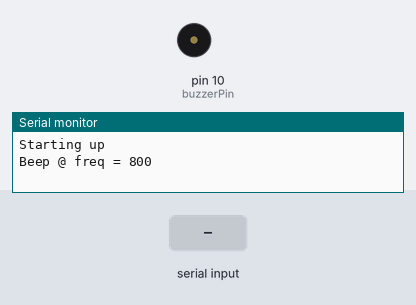
Recording of a sketch running on a simulated Arduino Uno, built with avr-gcc and run on an emulated ATmega328P. On the bench: buzzer (waves = sounding), the last lines printed to the serial monitor. Inputs (shaded band) come from the test bench.

Above: at 2.2 s.
2.3 s: "1" received over Serial
At 4.06 s:
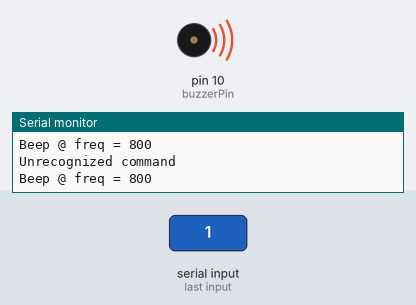
Timing chart, 0 to 11.3 s (numbered marks = the images above; inputs shaded):
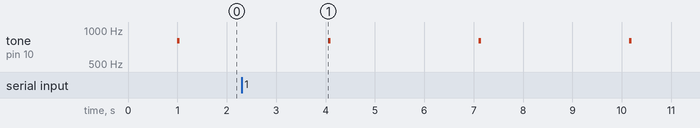

The sketch:

speaker.ino
```cpp
// Speaker
// Arduino UNO
// Sparkfun MP3 shield
// Play sound from the MP3 Shield

/*
Tests:
twoWave8:
20cm, 30, 40, 50
*/

// CONTROL DEFINES:
// #define USE_SPEAKER
#define USE_BUZZER

// ***** SHARED:
int triggerPin = 5; // Start reading
int toneDuration = 50; // How long to play for

// ***** FOR THE SPEAKER:
#ifdef USE_SPEAKER

	// ***** Includes
	#include <SPI.h>
	#include <FreeStack.h>
	#include <MinimumSerial.h>
	#include <SysCall.h>
	#include <BlockDriver.h>
	#include <SdFat.h>
	#include <SdFatConfig.h>
	#include "SFEMP3Shield.h"

	// ***** Vars
	SFEMP3Shield mp3Shield;
	SdFat sd;
	int mp3Shield_sdPin = 9;

	// ***** Funcs
	void initSpeaker() {
		// Modifications:
		if(!sd.begin(SD_SEL, SPI_FULL_SPEED)) sd.initErrorHalt();
		if(!sd.chdir("/")) sd.errorHalt("sd.chdir");

		int result = mp3Shield.begin();
		if (result != 0) {
			Serial.print(F("Error code: "));
	    	Serial.print(result);
	    	Serial.println(F(" when trying to start MP3 player"));
	    	if( result == 6 ) {
	      		Serial.println(F("Warning: patch file not found, skipping.")); // can be removed for space, if needed.
	      		Serial.println(F("Use the \"d\" command to verify SdCard can be read")); // can be removed for space, if needed.
	    	}
		}
		mp3Shield.setVolume((uint16_t)255); // 0 to 255
		mp3Shield.setMonoMode((uint16_t)3); // 0 to 3 (?)
	}
	void play() {
		Serial.println("Playing...");

		digitalWrite(triggerPin, HIGH);
		int result = mp3Shield.playTrack((byte)1); // Needs to be a byte!! // track_0003
		if (result != 0) {
			Serial.println("Error playing track");
		}

	    delay(toneDuration);

	    Serial.println("Stopping...");
		mp3Shield.stopTrack();
		digitalWrite(triggerPin, LOW);
	    delay(3000);
	}
#endif

#ifdef USE_BUZZER

	// ***** FOR THE BUZZER:

	int buzzerPin = 10; // For passive buzzer. Also used to read source wave
	int toneFreq = 800; // Hz

	void initSpeaker() {
		pinMode(triggerPin, OUTPUT);
		pinMode(buzzerPin, OUTPUT);
	}

	void play() {
		if (Serial.available()) {
			char c = Serial.read();
			switch (c) {
				case '=':
					toneFreq += 50;
					break;
				case '-':
					toneFreq -= 50;
					break;
				default:
					Serial.println("Unrecognized command");
			}
		}

		Serial.println("Beep @ freq = " + String(toneFreq));
		digitalWrite(triggerPin, HIGH);
		tone(buzzerPin, toneFreq);

		delay(toneDuration);

		digitalWrite(triggerPin, LOW);
		noTone(buzzerPin);
		delay(3000);
	}

#endif

// ***** MAIN CODE (tiny!)

void setup() {
	Serial.begin(115200);
	Serial.println("Starting up");

	initSpeaker(); // Conditionally defined

    delay(1000);
}

void loop() {
	play();
}
```

Measured:
- by itself, tone on pin 10 (buzzerPin): alternates 800 Hz for 0.05 s and silent for 3.0 s
